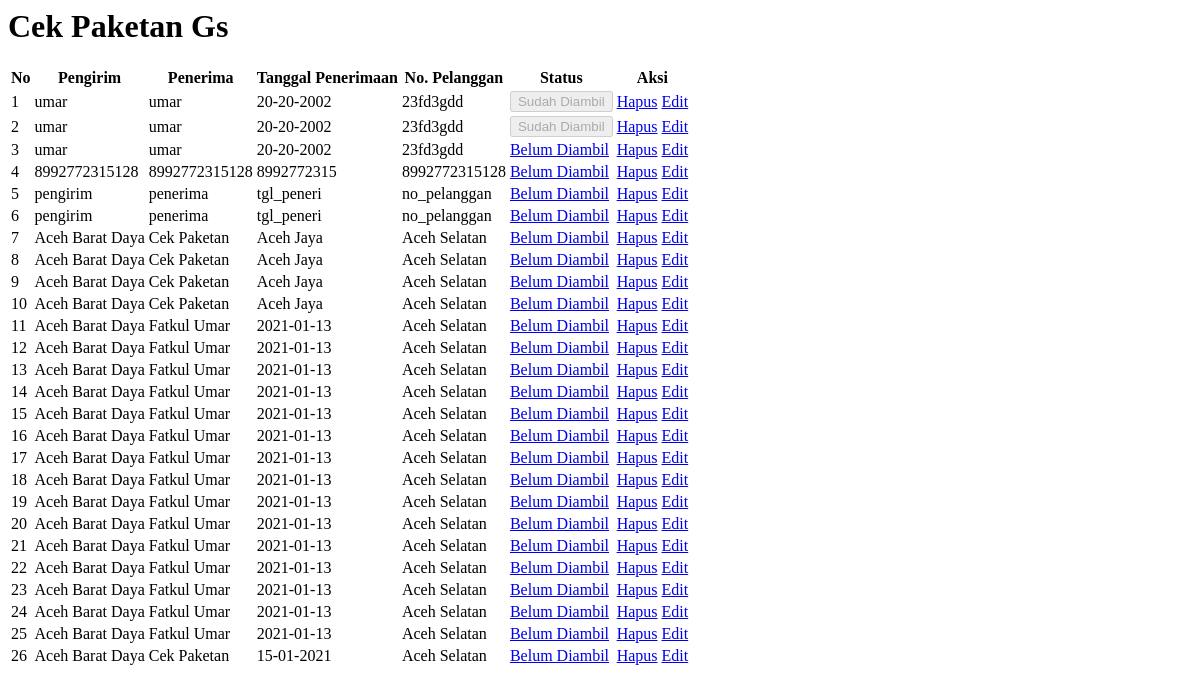
Screenshot of /gs/admin/data_resi.php with the database file from the repository.
### tables this page shows
CREATE TABLE `tb_resi` (
  `id_resi` int(255) NOT NULL,
  `pengirim` varchar(255) NOT NULL,
  `penerima` varchar(255) NOT NULL,
  `tgl_penerimaan` varchar(10) NOT NULL,
  `no_pelanggan` varchar(20) NOT NULL,
  `status` int(1) NOT NULL DEFAULT 0
);

### gs/admin/data_resi.php (the view, shortened to what this page needs)
<link rel="stylesheet" href="adminlte/plugins/datatables-bs4/css/dataTables.bootstrap4.css">
<div class="container">
   <div class="row">
       <div class="col-md-12 mt-2">
           <div class="card">
               <div class="card-header bg-danger"><strong><h1>Cek Paketan Gs</strong></div>
               <div class="card-body">
                    <div class="table table-responsive">
                        <table id="myTable" class="table table-striped">
                            <thead>
                                <tr>
                                    <th>No</th>
                                    <th>Pengirim</th>
                                    <th>Penerima</th>
                                    <th>Tanggal Penerimaan</th>
                                    <th>No. Pelanggan</th>
                                    <th>Status</th>
                                    <th>Aksi</th>
                                </tr>
                            </thead>
                            <tbody>
                            <?php
                                include "../../conn.php";
                                $no = 1;
                                $qrys = mysqli_query($conn, "SELECT * FROM tb_resi");
                                foreach($qrys as $qry):
                                ?>
                                <tr>
                                    <td><?= $no++ ?></td>
                                    <td><?= $qry["pengirim"] ?></td>
                                    <td><?= $qry["penerima"] ?></td>
                                    <td><?= $qry["tgl_penerimaan"] ?></td>
                                    <td><?= $qry["no_pelanggan"] ?></td>
                                    <td>
                                        <?php $status = $qry["status"];
                                            if($status == 0):
                                        ?>
                                            <a onclick="return confirm('Yakin Diambil ?')" class="btn btn-danger  btn-sm" href="process.php?ambil=<?= $qry["id_resi"] ?>">Belum Diambil</a>
                                        <?php else: ?>
                                            <button disabled class="btn btn-primary  btn-sm">Sudah Diambil</button>
                                        <?php endif ?>
                                    </td>
                                    <td>
                                        <a onclick="return confirm('Yakin Hapus ?')" class="btn btn-danger btn-sm" href="process.php?delete=<?= $qry["id_resi"] ?>">Hapus</a>
                                        <a class="btn btn-primary btn-sm" href="index.php?edit=<?= $qry["id_resi"] ?>">Edit</a>
                                    </td>
                                </tr>
                                <?php endforeach ?>
                            </tbody>
                        </table>
                    </div>
                </div>
           </div>
       </div>
   </div>
</div>

### rows the page displays
tb_resi: pengirim "umar", penerima "umar", tgl_penerimaan "20-20-2002", no_pelanggan "23fd3gdd", status "Sudah Diambil"
tb_resi: pengirim "umar", penerima "umar", tgl_penerimaan "20-20-2002", no_pelanggan "23fd3gdd", status "Sudah Diambil"
tb_resi: pengirim "umar", penerima "umar", tgl_penerimaan "20-20-2002", no_pelanggan "23fd3gdd"
tb_resi: pengirim "8992772315128", penerima "8992772315128", tgl_penerimaan "8992772315", no_pelanggan "8992772315128"
tb_resi: pengirim "pengirim", penerima "penerima", tgl_penerimaan "tgl_peneri", no_pelanggan "no_pelanggan"
tb_resi: pengirim "pengirim", penerima "penerima", tgl_penerimaan "tgl_peneri", no_pelanggan "no_pelanggan"
tb_resi: pengirim "Aceh Barat Daya", penerima "Cek Paketan", tgl_penerimaan "Aceh Jaya", no_pelanggan "Aceh Selatan"
tb_resi: pengirim "Aceh Barat Daya", penerima "Cek Paketan", tgl_penerimaan "Aceh Jaya", no_pelanggan "Aceh Selatan"
tb_resi: pengirim "Aceh Barat Daya", penerima "Cek Paketan", tgl_penerimaan "Aceh Jaya", no_pelanggan "Aceh Selatan"
tb_resi: pengirim "Aceh Barat Daya", penerima "Cek Paketan", tgl_penerimaan "Aceh Jaya", no_pelanggan "Aceh Selatan"
tb_resi: pengirim "Aceh Barat Daya", penerima "Fatkul Umar", tgl_penerimaan "2021-01-13", no_pelanggan "Aceh Selatan"
tb_resi: pengirim "Aceh Barat Daya", penerima "Fatkul Umar", tgl_penerimaan "2021-01-13", no_pelanggan "Aceh Selatan"
tb_resi: pengirim "Aceh Barat Daya", penerima "Fatkul Umar", tgl_penerimaan "2021-01-13", no_pelanggan "Aceh Selatan"
tb_resi: pengirim "Aceh Barat Daya", penerima "Fatkul Umar", tgl_penerimaan "2021-01-13", no_pelanggan "Aceh Selatan"
tb_resi: pengirim "Aceh Barat Daya", penerima "Fatkul Umar", tgl_penerimaan "2021-01-13", no_pelanggan "Aceh Selatan"
tb_resi: pengirim "Aceh Barat Daya", penerima "Fatkul Umar", tgl_penerimaan "2021-01-13", no_pelanggan "Aceh Selatan"
tb_resi: pengirim "Aceh Barat Daya", penerima "Fatkul Umar", tgl_penerimaan "2021-01-13", no_pelanggan "Aceh Selatan"
tb_resi: pengirim "Aceh Barat Daya", penerima "Fatkul Umar", tgl_penerimaan "2021-01-13", no_pelanggan "Aceh Selatan"
tb_resi: pengirim "Aceh Barat Daya", penerima "Fatkul Umar", tgl_penerimaan "2021-01-13", no_pelanggan "Aceh Selatan"
tb_resi: pengirim "Aceh Barat Daya", penerima "Fatkul Umar", tgl_penerimaan "2021-01-13", no_pelanggan "Aceh Selatan"
tb_resi: pengirim "Aceh Barat Daya", penerima "Fatkul Umar", tgl_penerimaan "2021-01-13", no_pelanggan "Aceh Selatan"
tb_resi: pengirim "Aceh Barat Daya", penerima "Fatkul Umar", tgl_penerimaan "2021-01-13", no_pelanggan "Aceh Selatan"
tb_resi: pengirim "Aceh Barat Daya", penerima "Fatkul Umar", tgl_penerimaan "2021-01-13", no_pelanggan "Aceh Selatan"
tb_resi: pengirim "Aceh Barat Daya", penerima "Fatkul Umar", tgl_penerimaan "2021-01-13", no_pelanggan "Aceh Selatan"
tb_resi: pengirim "Aceh Barat Daya", penerima "Fatkul Umar", tgl_penerimaan "2021-01-13", no_pelanggan "Aceh Selatan"
tb_resi: pengirim "Aceh Barat Daya", penerima "Cek Paketan", tgl_penerimaan "15-01-2021", no_pelanggan "Aceh Selatan"
